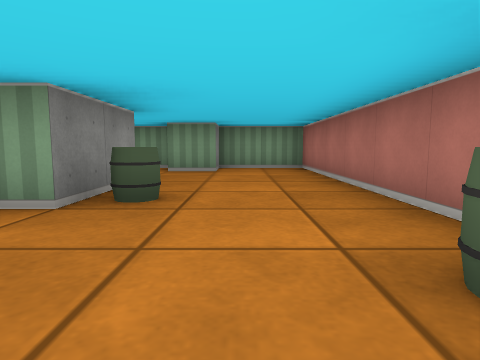
View 1 (above)

16 first-person views from a walk through a cub3D maze. The camera is about half as high as the walls, tilts 6° down and sees 75° across. The floor is counted in squares. Each view is taken from the middle of a square. On the plan, view 1 faces up. The plan holds only what a view shows up to about 9 squares ahead; the rest is blank.

View 2
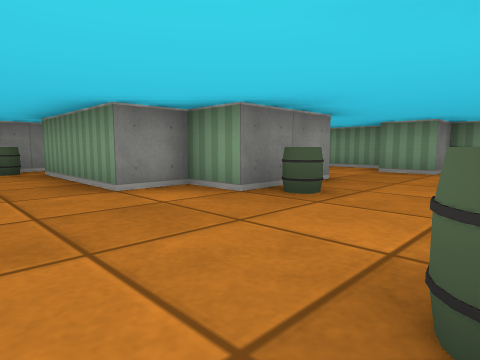

View 3
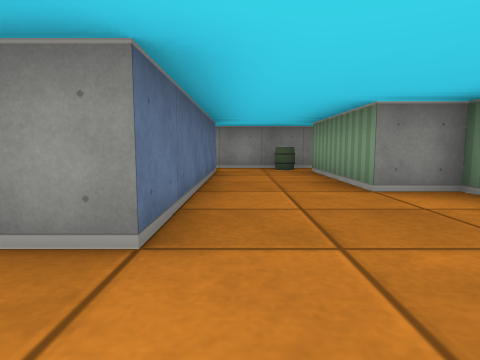

View 4
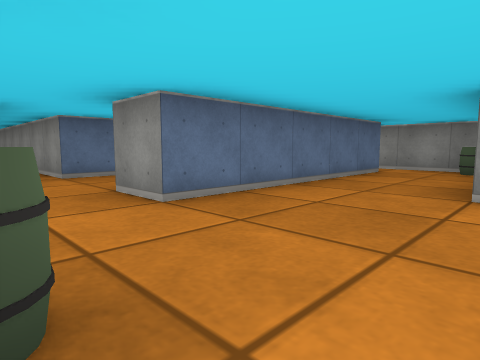

View 5
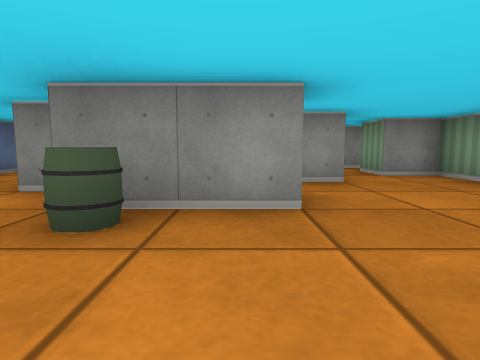

View 6
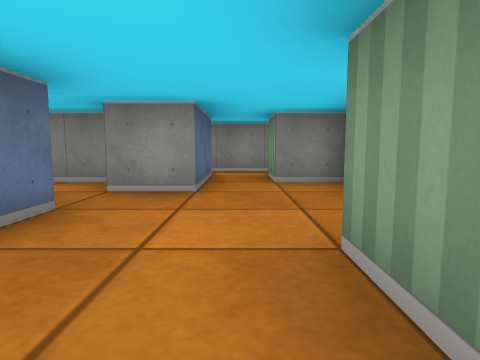

View 7
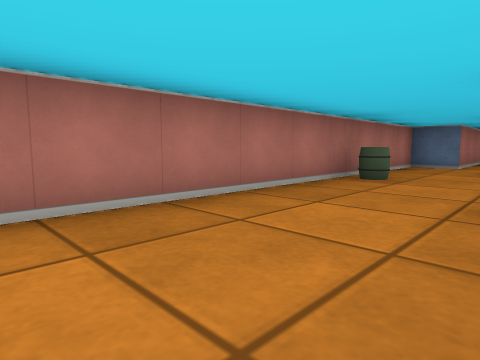

View 8
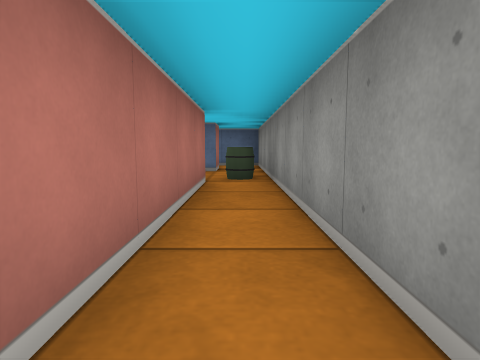

View 9
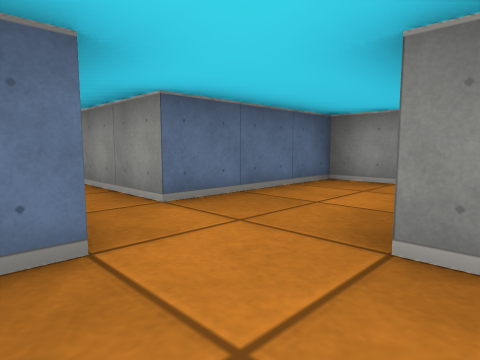

View 10
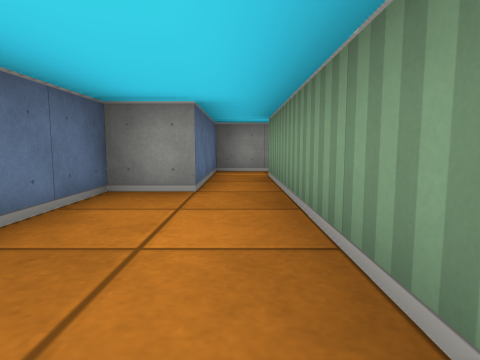

View 11
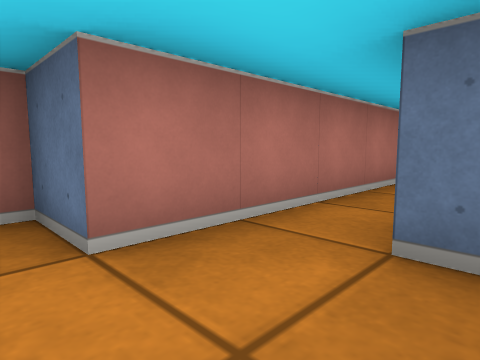

View 12
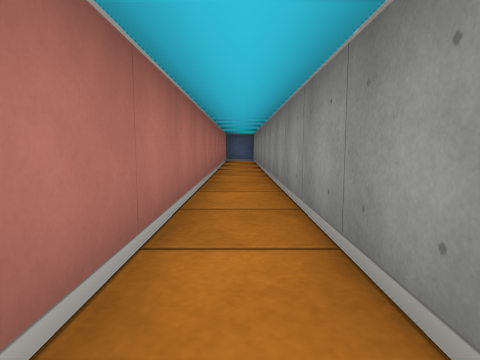

View 13
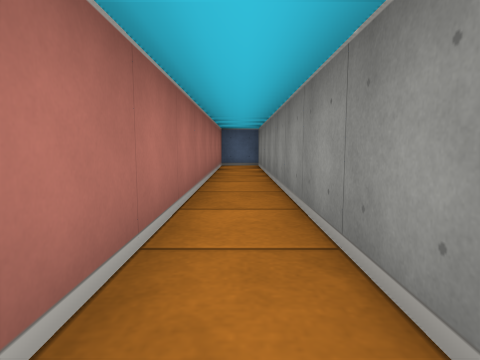

View 14
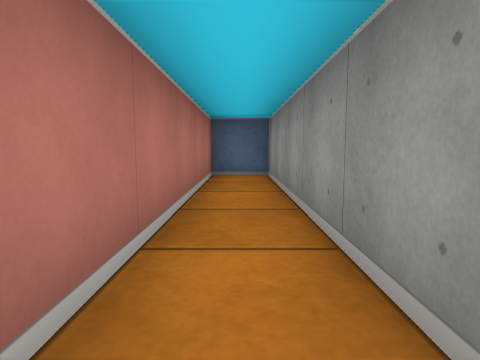

View 15
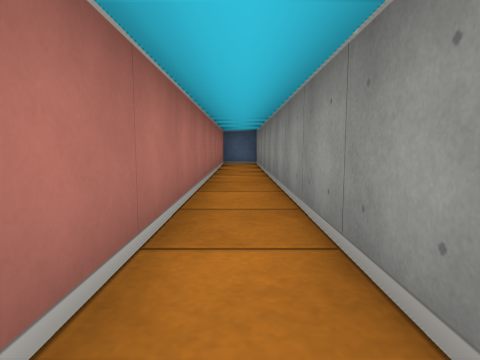

View 16
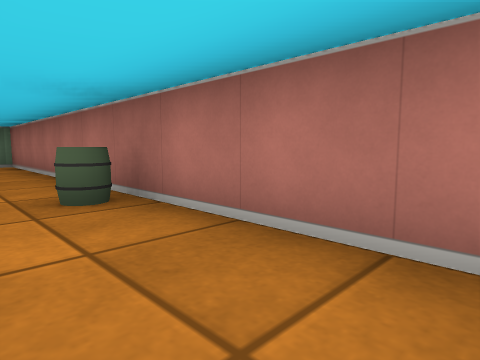

### Floor plan
Ten units are one square. View 1 is at (0, 0); x grows to the right and y downward. Boxes are objects, and circles mark ways between rooms. Rooms are numbered by the first view taken in them; rooms with no view inside come last. Other rooms are left out.
<svg viewBox="-70 -80 90 230">
<path fill="none" stroke="#000" d="M-15 -46 -15 -25 -25 -25 -25 -15 -55 -15M-25 -45 -19 -45M-45 -41 -45 -32M15 5 15 -75 -5 -75 -5 -65 -15 -65M-16 -75 -45 -75 -45 -65 -55 -65M-55 -55 -35 -55 -35 -45M-65 -20 -65 5M-55 5 -5 5M-65 -70 -65 -20M-55 -15 -55 -55M-5 5 -5 15 -55 15 -55 5M-65 5 -65 25 -35 25 -35 35 -5 35 -5 145 5 145 5 25 15 25 15 5"/>
<rect x="-65" y="-15" width="10" height="10" fill="#bbb"><title>barrel</title></rect>
<rect x="-15" y="-35" width="10" height="10" fill="#bbb"><title>barrel</title></rect>
<rect x="5" y="-15" width="10" height="10" fill="#bbb"><title>barrel</title></rect>
<circle cx="-50" cy="-60" r="3" fill="#2a7"/>
<circle cx="-60" cy="10" r="3" fill="#2a7"/>
<circle cx="5" cy="10" r="3" fill="#2a7"/>
<text x="-10" y="-30">1</text>
<text x="-60" y="-50">2</text>
<text x="0" y="50">3</text>
</svg>
Room 1 opens to room 2. Room 1 opens to room 3.

Where each view was taken, in squares from view 1:
view 1: 0 up, 0 right, facing up
view 2: 0 up, 1 right, facing up-left
view 3: 0 up, 1 right, facing left
view 4: 2 up, 1 right, facing down-left
view 5: 4 up, 1 right, facing left
view 6: 6 up, 0 right, facing left
view 7: 6 up, 1 left, facing down-right
view 8: 6 up, 6 left, facing down
view 9: 1 down, 1 right, facing down-left
view 10: 2 down, 0 right, facing left
view 11: 2 down, 1 left, facing down-right
view 12: 3 down, 0 right, facing down
view 13: 6 down, 0 right, facing down
view 14: 9 down, 0 right, facing down
view 15: 5 down, 0 right, facing down
view 16: 2 down, 0 right, facing up-right
